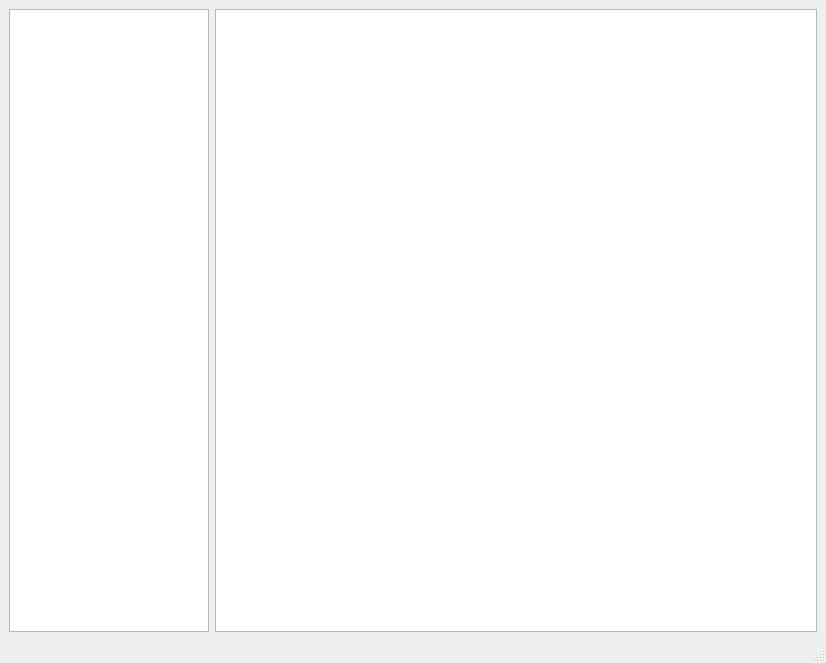
<?xml version="1.0" encoding="UTF-8"?>
<ui version="4.0">
 <class>MainWindow</class>
 <widget class="QMainWindow" name="MainWindow">
  <property name="geometry">
   <rect>
    <x>0</x>
    <y>0</y>
    <width>826</width>
    <height>663</height>
   </rect>
  </property>
  <property name="windowTitle">
   <string>MainWindow</string>
  </property>
  <widget class="QWidget" name="centralwidget">
   <layout class="QHBoxLayout" name="horizontalLayout_3">
    <item>
     <layout class="QHBoxLayout" name="horizontalLayout_2">
      <item>
       <widget class="QTreeView" name="treeView_tw">
        <property name="minimumSize">
         <size>
          <width>200</width>
          <height>0</height>
         </size>
        </property>
        <property name="maximumSize">
         <size>
          <width>200</width>
          <height>10000</height>
         </size>
        </property>
       </widget>
      </item>
      <item>
       <widget class="QGraphicsView" name="graphicsView"/>
      </item>
     </layout>
    </item>
   </layout>
  </widget>
  <widget class="QMenuBar" name="menubar">
   <property name="geometry">
    <rect>
     <x>0</x>
     <y>0</y>
     <width>826</width>
     <height>21</height>
    </rect>
   </property>
  </widget>
  <widget class="QStatusBar" name="statusbar"/>
 </widget>
 <resources/>
 <connections/>
</ui>
